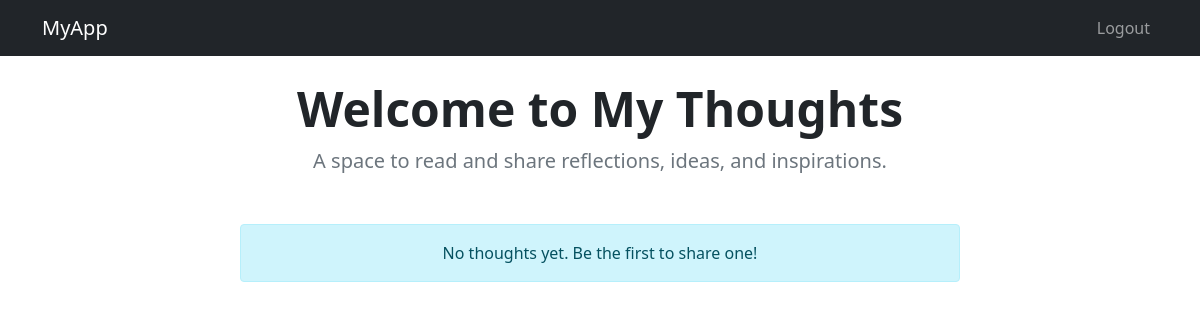
The app's page / (signed in), older data.
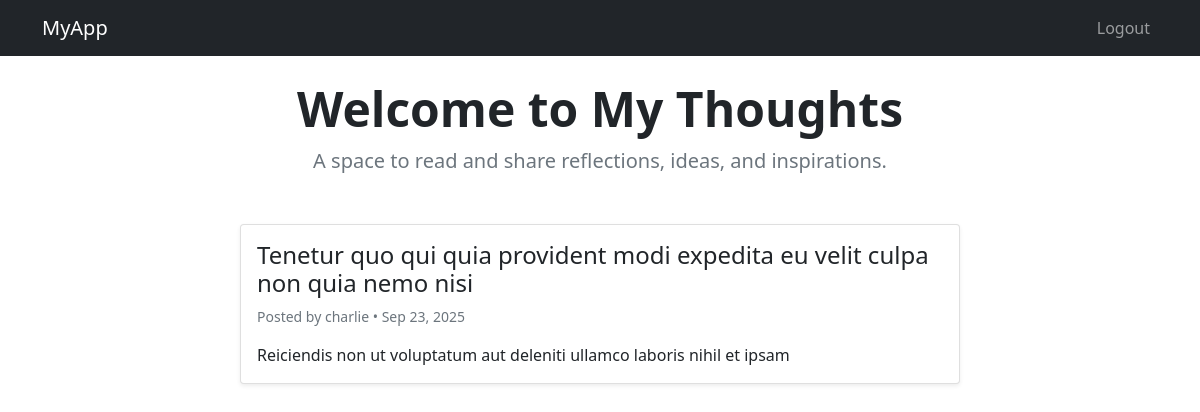
The same page, newer data.
### app/models.py (models this page shows)
class Thought(models.Model):
    title =  models.CharField(max_length=255)
    content = models.TextField(max_length=1000)
    date_posted = models.DateField(auto_now_add=True)
    user = models.ForeignKey(User,on_delete=models.CASCADE)

### app/views.py (the view)
# urls.py: path('', views.home, name='home'),
@login_required(login_url="login_user")
def home(request):
    query = Thought.objects.filter(user=request.user)
    context = {"thoughts": query.all()}
    return render(request, "index.html", context)

### app/templates/index.html (shortened to what this page needs)
{% extends 'base.html' %}
{% block content %}
<div class="container mt-4">
    <div class="text-center mb-5">
        <h1 class="display-5 fw-bold">Welcome to My Thoughts</h1>
        <p class="lead text-muted">A space to read and share reflections, ideas, and inspirations.</p>
    </div>
    <div class="row justify-content-center">
        <div class="col-md-8">
            {% for thought in thoughts %}
            <div class="card mb-4 shadow-sm">
                <div class="card-body">
                    <h4 class="card-title">{{ thought.title }}</h4>
                    <p class="card-text text-muted small">
                        Posted by {{ thought.user }} • {{ thought.date_posted|date:"M d, Y" }}
                    </p>
                    <p class="card-text">{{ thought.content }}</p>
                </div>
            </div>
            {% empty %}
            <div class="alert alert-info text-center">
                No thoughts yet. Be the first to share one!
            </div>
            {% endfor %}
        </div>
    </div>
</div>
{% endblock %}

### app/templates/base.html (shortened to what this page needs)
{% load static %}
<!DOCTYPE html>
<html lang="en">
  <head>
    <link
      href="https://cdn.jsdelivr.net/npm/bootstrap@5.0.2/dist/css/bootstrap.min.css"
      rel="stylesheet"
    />
  </head>
  <body>
    <nav class="navbar navbar-expand-lg navbar-dark bg-dark">
      <div class="container">
        <a class="navbar-brand" href="{% url 'home' %}">MyApp</a>
        <div class="collapse navbar-collapse" id="navbarNav">
          <ul class="navbar-nav ms-auto">
            {% if user.is_authenticated %}
            <li class="nav-item">
              <a class="nav-link" href="{% url 'logout_user' %}">Logout</a>
            </li>
            {% endif %}
          </ul>
        </div>
      </div>
    </nav>
    <div class="container mt-4">{% block content %} {% endblock %}</div>
  </body>
</html>

Row changes from the older to the newer data that the page shows:
added Thought: title "Tenetur quo qui quia provident modi expedita eu velit culpa non quia nemo nisi", user "charlie", date_posted "Sep 23, 2025", content "Reiciendis non ut voluptatum aut deleniti ullamco laboris nihil et ipsam"
Text that changed along with them:
text no longer shown: "No thoughts yet. Be the first to share one!"
